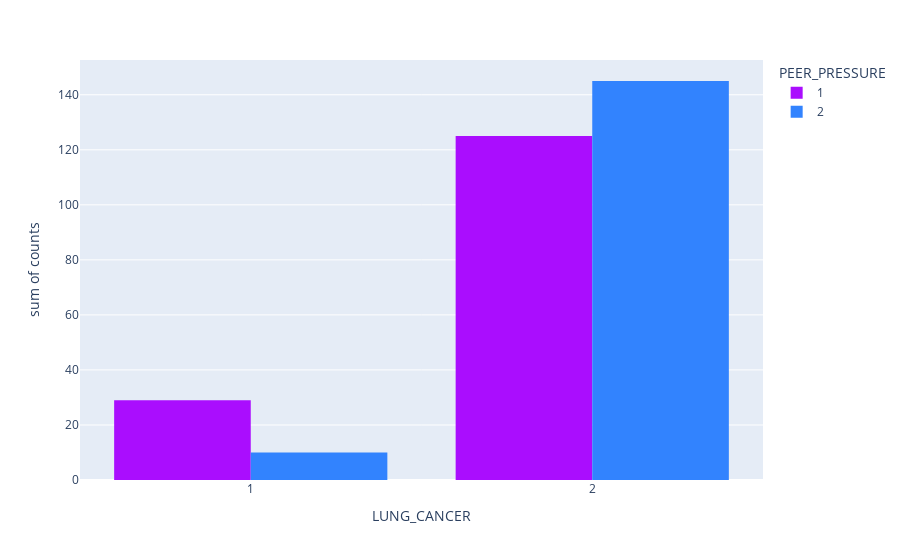

The cell this chart's notebook holds for it:
### Code cell
px.histogram(data_frame=dpp, x="LUNG_CANCER", y="counts", color="PEER_PRESSURE", barmode='group',
             color_discrete_sequence=px.colors.qualitative.Alphabet)

### Figure 1 — Plotly figure (JSON) as saved in the notebook; plotly's stock layout.template omitted (floating-point values rounded to 4 significant figures)
{"data": [{"alignmentgroup": "True", "bingroup": "x", "histfunc": "sum", "hovertemplate": "PEER_PRESSURE=1<br>LUNG_CANCER=%{x}<br>sum of counts=%{y}<extra></extra>", "legendgroup": "1", "marker": {"color": "#AA0DFE", "pattern": {"shape": ""}}, "name": "1", "offsetgroup": "1", "orientation": "v", "showlegend": true, "type": "histogram", "x": [1, 2], "xaxis": "x", "y": [29, 125], "yaxis": "y"}, {"alignmentgroup": "True", "bingroup": "x", "histfunc": "sum", "hovertemplate": "PEER_PRESSURE=2<br>LUNG_CANCER=%{x}<br>sum of counts=%{y}<extra></extra>", "legendgroup": "2", "marker": {"color": "#3283FE", "pattern": {"shape": ""}}, "name": "2", "offsetgroup": "2", "orientation": "v", "showlegend": true, "type": "histogram", "x": [1, 2], "xaxis": "x", "y": [10, 145], "yaxis": "y"}], "layout": {"barmode": "group", "legend": {"title": {"text": "PEER_PRESSURE"}, "tracegroupgap": 0}, "margin": {"t": 60}, "xaxis": {"anchor": "y", "domain": [0, 1], "title": {"text": "LUNG_CANCER"}}, "yaxis": {"anchor": "x", "domain": [0, 1], "title": {"text": "sum of counts"}}}}
